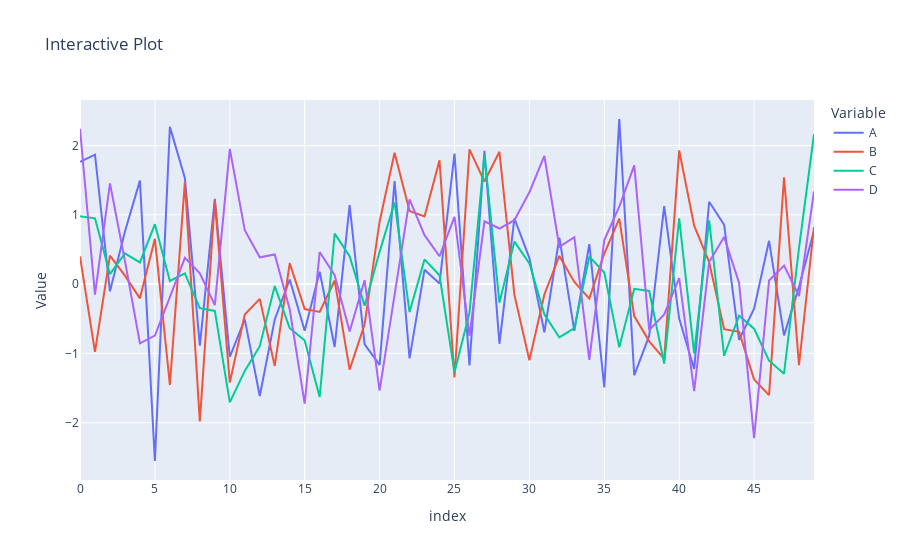

The code cell stored with this chart in its notebook:
### Markdown cell above
### Cufflinks is obsolete, use plotly.express instead

### Code cell
import pandas as pd
import numpy as np
import plotly.express as px

# Create dataframe
np.random.seed(0)
arr_1 = np.random.randn(50, 4)
df_1 = pd.DataFrame(arr_1, columns=['A', 'B', 'C', 'D'])

# Melt the dataframe to long format for plotly express
df_melted = df_1.reset_index().melt(id_vars='index', var_name='Variable', value_name='Value')

# Interactive line plot
fig = px.line(df_melted, x='index', y='Value', color='Variable', title='Interactive Plot')
fig.show()

### Figure 1 — Plotly figure (JSON) as saved in the notebook; plotly's stock layout.template omitted (floating-point values rounded to 4 significant figures)
{"data": [{"hovertemplate": "Variable=A<br>index=%{x}<br>Value=%{y}<extra></extra>", "legendgroup": "A", "line": {"color": "#636efa", "dash": "solid"}, "marker": {"symbol": "circle"}, "mode": "lines", "name": "A", "orientation": "v", "showlegend": true, "type": "scatter", "x": [0, 1, 2, 3, 4, 5, 6, 7, 8, 9, 10, 11, 12, 13, 14, 15, 16, 17, 18, 19, 20, 21, 22, 23, 24, 25, 26, 27, 28, 29, 30, 31, 32, 33, 34, 35, 36, 37, 38, 39, 40, 41, 42, 43, 44, 45, 46, 47, 48, 49], "xaxis": "x", "y": [1.764, 1.868, -0.1032, 0.761, 1.494, -2.553, 2.27, 1.533, -0.8878, 1.23, -1.049, -0.5097, -1.614, -0.5108, 0.06652, -0.6725, 0.1774, -0.9073, 1.139, -0.8708, -1.165, 1.488, -1.071, 0.2083, 0.0105, 1.883, -1.173, 1.923, -0.8612, 0.9473, 0.3764, -0.6946, 0.6723, -0.6743, 0.5766, -1.491, 2.383, -1.316, -0.7448, 1.127, -0.498, -1.225, 1.188, 0.8568, -0.8034, -0.354, 0.6252, -0.7396, -0.03928, 0.7718], "yaxis": "y"}, {"hovertemplate": "Variable=B<br>index=%{x}<br>Value=%{y}<extra></extra>", "legendgroup": "B", "line": {"color": "#EF553B", "dash": "solid"}, "marker": {"symbol": "circle"}, "mode": "lines", "name": "B", "orientation": "v", "showlegend": true, "type": "scatter", "x": [0, 1, 2, 3, 4, 5, 6, 7, 8, 9, 10, 11, 12, 13, 14, 15, 16, 17, 18, 19, 20, 21, 22, 23, 24, 25, 26, 27, 28, 29, 30, 31, 32, 33, 34, 35, 36, 37, 38, 39, 40, 41, 42, 43, 44, 45, 46, 47, 48, 49], "xaxis": "x", "y": [0.4002, -0.9773, 0.4106, 0.1217, -0.2052, 0.6536, -1.454, 1.469, -1.981, 1.202, -1.42, -0.4381, -0.2127, -1.181, 0.3025, -0.3596, -0.4018, 0.05195, -1.235, -0.5788, 0.9008, 1.896, 1.054, 0.9766, 1.786, -1.348, 1.944, 1.481, 1.91, -0.155, -1.099, -0.1496, 0.4075, 0.03183, -0.2083, 0.4394, 0.9445, -0.4616, -0.8264, -1.08, 1.93, 0.8444, 0.3169, -0.651, -0.6895, -1.375, -1.602, 1.543, -1.168, 0.8235], "yaxis": "y"}, {"hovertemplate": "Variable=C<br>index=%{x}<br>Value=%{y}<extra></extra>", "legendgroup": "C", "line": {"color": "#00cc96", "dash": "solid"}, "marker": {"symbol": "circle"}, "mode": "lines", "name": "C", "orientation": "v", "showlegend": true, "type": "scatter", "x": [0, 1, 2, 3, 4, 5, 6, 7, 8, 9, 10, 11, 12, 13, 14, 15, 16, 17, 18, 19, 20, 21, 22, 23, 24, 25, 26, 27, 28, 29, 30, 31, 32, 33, 34, 35, 36, 37, 38, 39, 40, 41, 42, 43, 44, 45, 46, 47, 48, 49], "xaxis": "x", "y": [0.9787, 0.9501, 0.144, 0.4439, 0.3131, 0.8644, 0.04576, 0.1549, -0.3479, -0.3873, -1.706, -1.253, -0.8955, -0.02818, -0.6343, -0.8131, -1.63, 0.7291, 0.4023, -0.3116, 0.4657, 1.179, -0.4032, 0.3564, 0.1269, -1.27, -0.4136, 1.868, -0.268, 0.6141, 0.2982, -0.4352, -0.7699, -0.6358, 0.396, 0.1667, -0.9128, -0.06824, -0.09845, -1.147, 0.9494, -1.0, 0.9209, -1.034, -0.4555, -0.6436, -1.104, -1.293, 0.5233, 2.163], "yaxis": "y"}, {"hovertemplate": "Variable=D<br>index=%{x}<br>Value=%{y}<extra></extra>", "legendgroup": "D", "line": {"color": "#ab63fa", "dash": "solid"}, "marker": {"symbol": "circle"}, "mode": "lines", "name": "D", "orientation": "v", "showlegend": true, "type": "scatter", "x": [0, 1, 2, 3, 4, 5, 6, 7, 8, 9, 10, 11, 12, 13, 14, 15, 16, 17, 18, 19, 20, 21, 22, 23, 24, 25, 26, 27, 28, 29, 30, 31, 32, 33, 34, 35, 36, 37, 38, 39, 40, 41, 42, 43, 44, 45, 46, 47, 48, 49], "xaxis": "x", "y": [2.241, -0.1514, 1.454, 0.3337, -0.8541, -0.7422, -0.1872, 0.3782, 0.1563, -0.3023, 1.951, 0.7775, 0.3869, 0.4283, -0.3627, -1.726, 0.4628, 0.129, -0.6848, 0.05617, -1.536, -0.1799, 1.222, 0.7066, 0.402, 0.9694, -0.7475, 0.906, 0.8025, 0.9222, 1.326, 1.849, 0.5392, 0.6764, -1.093, 0.635, 1.117, 1.713, -0.6635, -0.4378, 0.08755, -1.545, 0.3187, 0.6816, 0.01748, -2.223, 0.05217, 0.2671, -0.1715, 1.337], "yaxis": "y"}], "layout": {"legend": {"title": {"text": "Variable"}, "tracegroupgap": 0}, "title": {"text": "Interactive Plot"}, "xaxis": {"anchor": "y", "domain": [0, 1], "title": {"text": "index"}}, "yaxis": {"anchor": "x", "domain": [0, 1], "title": {"text": "Value"}}}}
